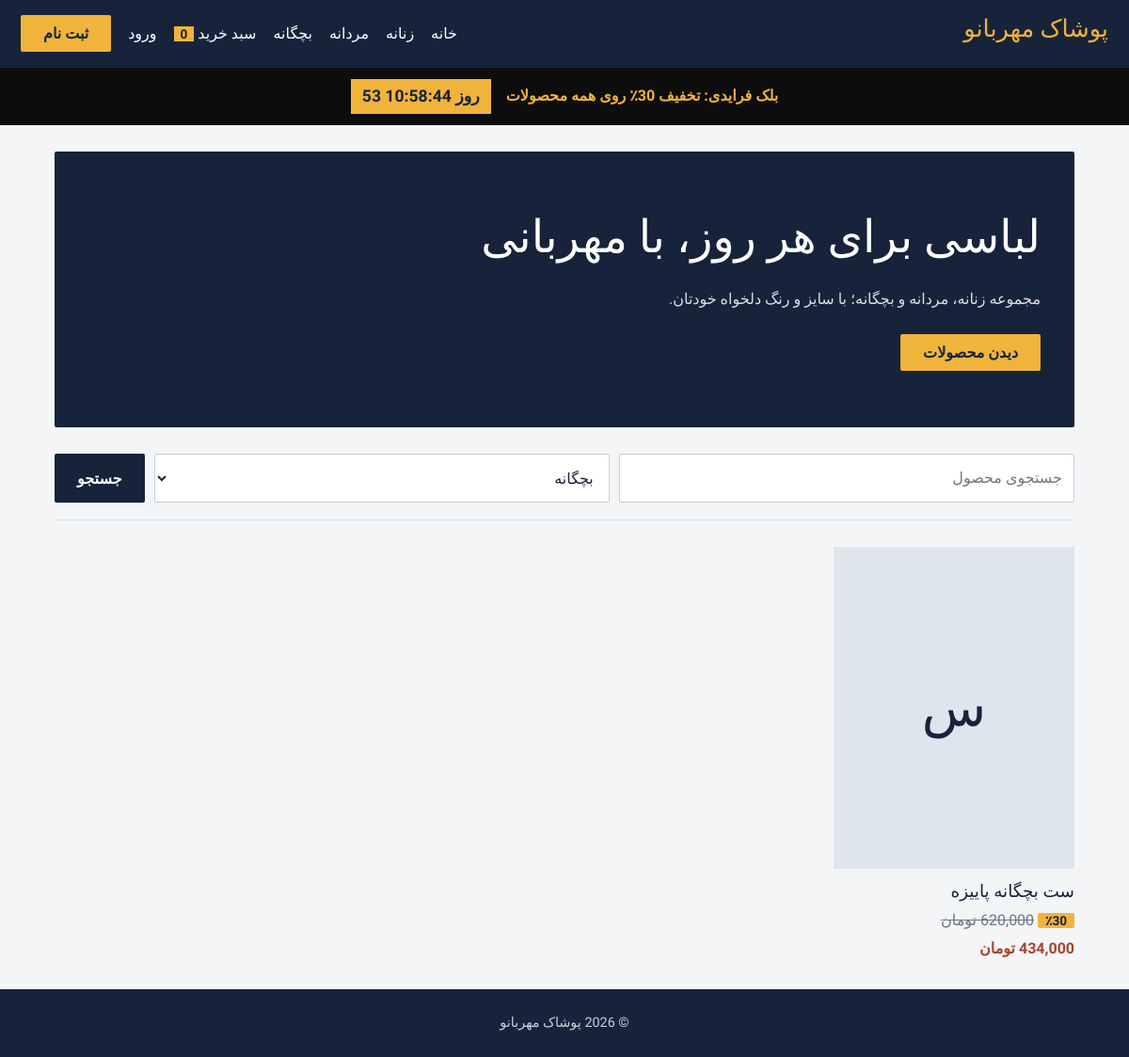
/index.php?cat=بچگانه, run on the app's committed database.
### tables this page shows
CREATE TABLE products (
  id INT AUTO_INCREMENT PRIMARY KEY,
  title VARCHAR(200) NOT NULL,
  category VARCHAR(50),
  description TEXT,
  price INT NOT NULL,
  discount_percent TINYINT DEFAULT 0,
  sizes VARCHAR(200),
  colors VARCHAR(200),
  stock INT DEFAULT 0,
  image VARCHAR(255) NULL,
  is_active TINYINT(1) DEFAULT 1,
  created_at TIMESTAMP DEFAULT CURRENT_TIMESTAMP
);

### includes/bootstrap.php (called while the page is built, shortened)
<?php
function db(): PDO {
    static $pdo;
    return $pdo ??= new PDO('mysql:host='.DB_HOST.';dbname='.DB_NAME.';charset=utf8mb4', DB_USER, DB_PASS, [
        PDO::ATTR_ERRMODE => PDO::ERRMODE_EXCEPTION,
        PDO::ATTR_DEFAULT_FETCH_MODE => PDO::FETCH_ASSOC,
        PDO::ATTR_EMULATE_PREPARES => false,
    ]);
}
function e($v): string { return htmlspecialchars((string)$v, ENT_QUOTES, 'UTF-8'); }
function money(int $n): string { return number_format($n).' تومان'; }
function setting(string $k): ?string {
    $s = db()->prepare('SELECT v FROM settings WHERE k=?'); $s->execute([$k]);
    $v = $s->fetchColumn(); return $v === false ? null : $v;
}
function bf_percent(): int {
    static $pct = null;
    if ($pct === null) {
        $ends = setting('bf_ends');
        $on = setting('bf_active') === '1' && (!$ends || strtotime($ends) > time());
        $pct = $on ? (int)setting('bf_percent') : 0;
    }
    return $pct;
}
function unit_price(array $p): array {
    $pct = max((int)$p['discount_percent'], bf_percent());
    return ['final' => (int)round($p['price'] * (100 - $pct) / 100), 'percent' => $pct];
}

### index.php (the view, shortened to what this page needs)
<?php
require 'includes/bootstrap.php';
$cat = $_GET['cat'] ?? '';
$q = trim($_GET['q'] ?? '');
$sql = 'SELECT * FROM products WHERE is_active=1'; $args = [];
if ($cat !== '') { $sql .= ' AND category=?'; $args[] = $cat; }
$st = db()->prepare($sql.' ORDER BY id DESC'); $st->execute($args);
$products = $st->fetchAll();
include 'includes/header.php';
?>
<section class="hero">
  <h1>لباسی برای هر روز، با مهربانی</h1>
  <p>مجموعه زنانه، مردانه و بچگانه؛ با سایز و رنگ دلخواه خودتان.</p>
  <a class="btn btn-sm" href="#shop">دیدن محصولات</a>
</section>
<form class="search" method="get" id="shop">
  <input name="q" value="<?= e($q) ?>" placeholder="جستجوی محصول">
  <select name="cat">
    <?php foreach (['زنانه', 'مردانه', 'بچگانه'] as $c): ?>
      <option <?= $cat === $c ? 'selected' : '' ?>><?= $c ?></option>
    <?php endforeach; ?>
  </select>
  <button class="btn">جستجو</button>
</form>
<div class="grid">
<?php foreach ($products as $p): $pr = unit_price($p); ?>
  <a class="card" href="product.php?id=<?= $p['id'] ?>">
    <div class="thumb">
      <?php if ($p['image']): ?><img src="<?= e($p['image']) ?>" alt=""><?php else: ?><?= e(mb_substr($p['title'], 0, 1)) ?><?php endif; ?>
    </div>
    <div class="info">
      <h3><?= e($p['title']) ?></h3>
      <?php if ($pr['percent']): ?><span class="badge">٪<?= $pr['percent'] ?></span> <del><?= money((int)$p['price']) ?></del><br><?php endif; ?>
      <span class="price"><?= money($pr['final']) ?></span>
    </div>
  </a>
<?php endforeach; ?>
</div>
<?php include 'includes/footer.php'; ?>

### assets/css/style.css (style rules this page uses)
:root { --ink:#17233a;--paper:#f3f5f7;--saffron:#f0b43c;--madder:#a8432f;--mute:#6b7585;--line:#dde2e8 }
* { box-sizing:border-box }
html { scroll-behavior:smooth }
body { margin:0;background:var(--paper);color:var(--ink);font:400 16px/1.9 Vazirmatn,Tahoma,sans-serif }
h1,h2,h3,.logo { font-family:Lalezar,Vazirmatn,sans-serif;font-weight:400;line-height:1.3;margin:0 0 .4em }
h1 { font-size:2.3rem }
h3 { font-size:1.15rem }
a { color:inherit;text-decoration:none }
.btn { display:inline-block;background:var(--ink);color:#fff;border:0;border-radius:2px;padding:10px 24px;font:700 1rem Vazirmatn,sans-serif;cursor:pointer }
.btn-sm { background:var(--saffron);color:var(--ink) }
.hero { background:var(--ink);color:#fff;padding:60px 36px;border-radius:2px }
.hero h1 { font-size:3rem;max-width:14em;color:#fff }
.hero p { max-width:34em;opacity:.85;margin-bottom:22px }
.search { display:flex;gap:10px;margin:28px 0;flex-wrap:wrap;border-bottom:1px solid var(--line);padding-bottom:18px }
.search input,.search select { flex:1;min-width:180px }
input,select,textarea { font:inherit;padding:10px 12px;border:1px solid #c5ccd6;border-radius:2px;background:#fff;color:inherit;width:100% }
.grid { display:grid;grid-template-columns:repeat(auto-fill,minmax(230px,1fr));gap:30px 20px }
.thumb { aspect-ratio:3/4;background:#dfe5ec;display:flex;align-items:center;justify-content:center;font-family:Lalezar,sans-serif;font-size:3.5rem;overflow:hidden;margin-bottom:12px }
.info h3 { margin-bottom:4px }
.price { font-weight:700;color:var(--madder) }
del { color:var(--mute);margin-left:6px }
.badge { background:var(--saffron);color:var(--ink);font-weight:700;padding:0 8px;font-size:.85rem;border-radius:2px }

### data on the page
products: title "س", title "ست بچگانه پاییزه", percent "30", price "620,000 تومان", final "434,000 تومان"

### other printed values
SITE_NAME "پوشاک مهربانو"
$c "زنانه"
$c "مردانه"
$c "بچگانه"
array_sum(cart()) "0"
$bf "30"
form field cat "بچگانه"
